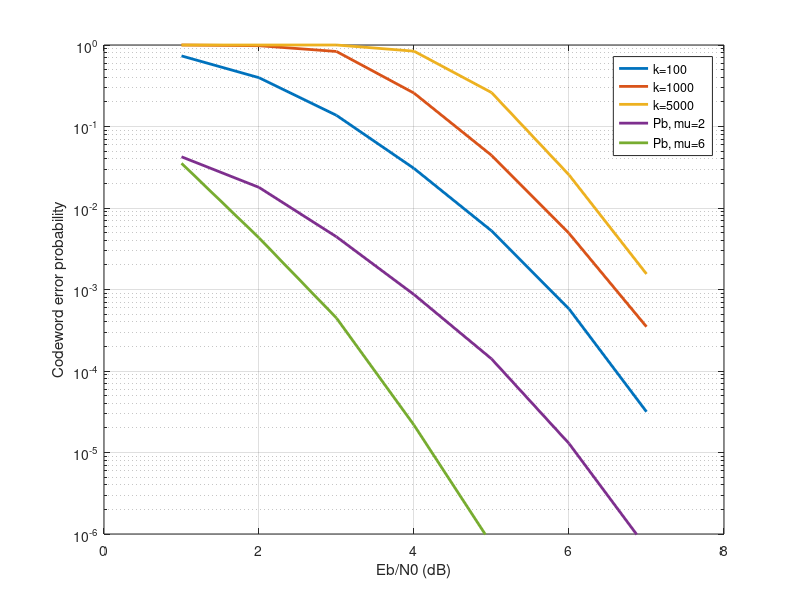

MATLAB code for this plot:
x = 1:7;
y_100 = [7.35e-01 3.97e-1 1.37e-1 3.06e-2 5.25e-3 5.79e-4 3.16e-5];
y_1000 = [1 9.8e-1 8.33e-1 2.57e-1 4.43e-02 4.89e-03 3.49e-04];
y_5000 = [1 1 1 8.40e-01 2.61e-01 2.55e-02 1.55e-03];

pb_2 = [4.25e-02 1.79e-02 4.43e-03 8.67e-04 1.41e-04 1.29e-05 6.80e-07];

pb_6 = [3.54e-02 4.3e-03 4.46e-04 2.17e-05 7.56e-07];

semilogy(x, y_100,'LineWidth',2), grid, hold on
% semilogy(x, y_ht,'LineWidth',2)
semilogy(x, y_1000,'LineWidth',2)
% semilogy(x, y_st,'LineWidth',2)
semilogy(x, y_5000,'LineWidth',2)
semilogy(x, pb_2,'LineWidth',2)
semilogy(1:5, pb_6,'LineWidth',2)
xlim([1 9])
xlabel('Eb/N0 (dB)')
ylabel('Codeword error probability')
legend('k=100', 'k=1000', 'k=5000', 'Pb, mu=2', 'Pb, mu=6')
axis([0 8 1e-6 1])
